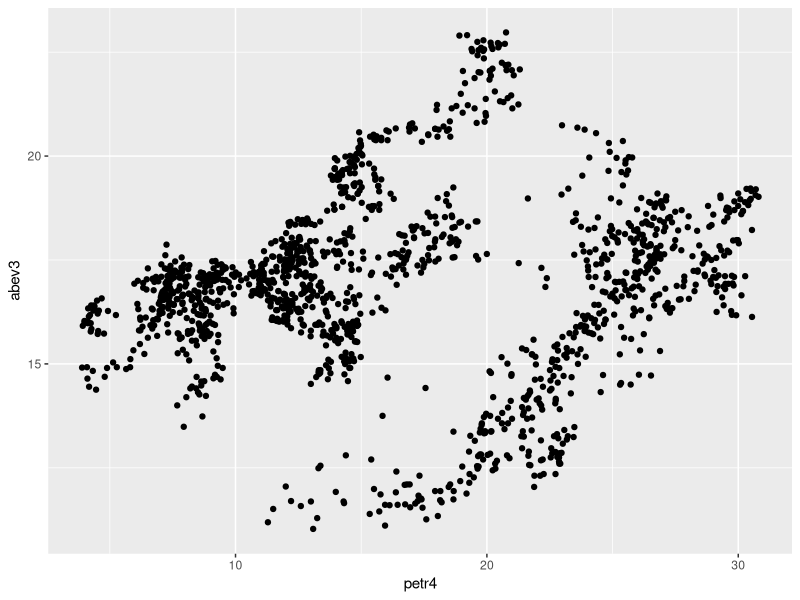
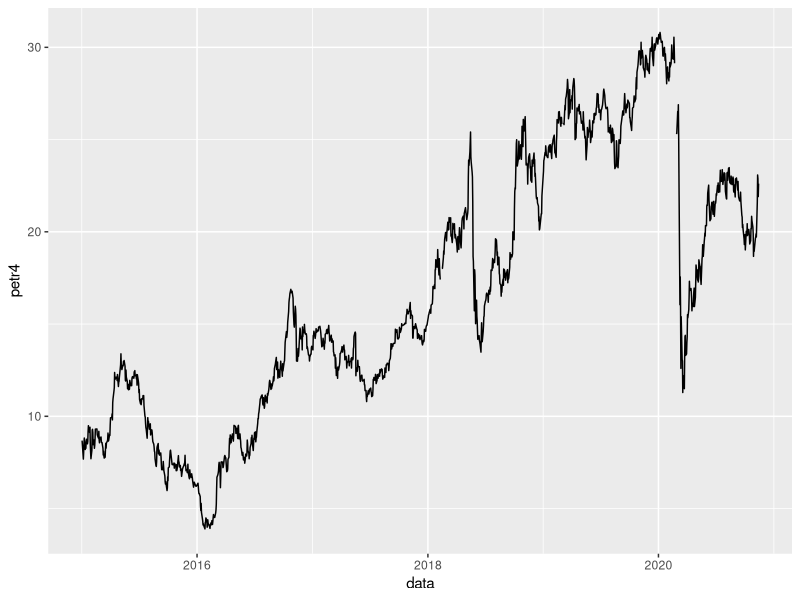
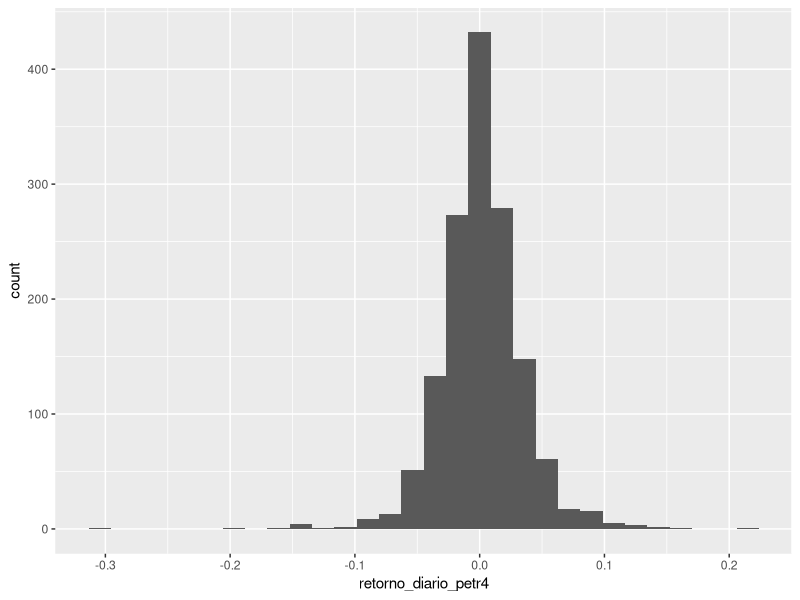

Here is the R script that generated these plots, in order: (Note: this script raises an error after producing the figures.)
## ---- chunk 1
library(tidyverse)
df <- readr::read_csv("abev3_petr4.csv")
## ---- chunk 2
ggplot(df, aes(x = petr4, y = abev3)) +
  geom_point()
## ---- chunk 3
ggplot(df, aes(x = data, y = petr4)) +
  geom_line()
## ---- chunk 4

ggplot(df, aes(x = retorno_diario_petr4)) +
  geom_histogram()


## ---- chunk 5
x <- c("2014-07-15", "2018/03/20", "2019-12-31", "20170511")
as.Date(x)
class(as.Date(x))
## ---- chunk 6
library(lubridate)
lubridate::as_date(x)
## ---- chunk 7
args(seq.Date)
## ---- chunk 8
# gerar vetor de datas separadas por mes
seq.Date(from = as_date("2020-01-01"),
         to = as_date("2020-12-01"),
         by = "1 month")

# gerar vetor de datas separadas por dia
seq.Date(from = as_date("2020-01-01"),
         to = as_date("2020-01-20"),
         by = "1 day")

# gerar vetor de datas separadas por 3 dias
seq.Date(from = as_date("2020-01-01"),
         to = as_date("2020-01-20"),
         by = "3 day")

# gerar um vetor de 7 semanas separados por 1 semana
seq.Date(from = as_date("2020-01-01"),
         length.out = 7,
         by = "1 week")

## ---- chunk 9
# observer como usamos diferentes separadores
datas_brasil <- c("01/12/2019", "20/11/2018", "30011990", "17-03-2000")
# parseando o vetor acima para Data
dmy(datas_brasil)

## ---- chunk 10
dmy_hms("30-09-2019 14:51:39")
# sem o segundo
dmy_hm("30-09-2019 14:15")
# apenas a hora
dmy_h("30-09-2019 15")
## ---- chunk 11
datas_brasil <- dmy_hms(c("01/12/2019 13:51:15", "20/11/2018 00:00:00", "30011990 080000", "17-03-2000 203000"))
datas_brasil
# extrair componentes da data:
# ano
year(datas_brasil)
# mes
month(datas_brasil)
# dia
day(datas_brasil)
# semana do ano
week(datas_brasil)
# dia da semana
wday(datas_brasil, label = TRUE)
# trimestre
quarter(datas_brasil)
# hora
hour(datas_brasil)
## ---- chunk 12
# adicionar 1 semana nas datas
datas_brasil + ddays(7)
# adicionar 3 meses
datas_brasil + ddays(90)
# adicionar 1 ano
datas_brasil + dyears(1)
## ---- chunk 13
data1 <- dmy_hms("01/09/1993 20:00:00")
data2 <- dmy_hms("24-06-2018 17:00:00")

dif <- data2 - data1
dif
## ---- chunk 14
class(dif)
## ---- chunk 15
as.numeric(dif)
## ---- chunk 16
# conveter para semanas
as.numeric(dif) / 7
# converter para meses
as.numeric(dif) / 30
# converter para anos
as.numeric(dif) / 365
## ---- chunk 17
# retornar a primeira data da semana:
floor_date(datas_brasil, "week")
# retornar a ultima data do mês
# por padrao, ceiling_date retorna a primeira data do próximo mês,
# por isso é necessario subtrair o resultado por 1
ceiling_date(datas_brasil, "month") - 1
# arredondar usando a hora como referencia
floor_date(datas_brasil, "hour")
## ---- chunk 18
a <- 9823

if(a >= 10000) {
  b <- 'VALOR ALTO'
} else if(a < 10000 & a >= 1000) {
  b <- 'VALOR MEDIO' 
} else if(a < 1000) {
  b <- 'VALOR BAIXO'
}

b
## ---- chunk 19
a <- 839
c <- ifelse(a >= 10000, 'VALOR ALTO', ifelse(a < 10000 & a >= 1000, 'VALOR MEDIO', 'VALOR BAIXO'))
c
## ---- chunk 20
for(i in c(1, 2, 3, 4, 5)) {
  print(i^2)
}
## ---- chunk 21
lista.de.arquivos <- list.files('dados/dados_loop') #lista todos os arquivos de uma pasta
is.vector(lista.de.arquivos)

for(i in lista.de.arquivos) {
  print(paste('Leia o arquivo:', i))
  #exemplo: read_delim(i, delim = "|")
}
## ---- chunk 22
for(i in 1:1000){
  if((i %% 29 == 0) & (i %% 3 == 0)){
    print(i)
  }
}
## ---- chunk 23
analisar_retorno <- function(x){
  # x é um nome qualquer que, no escopo da função, diz respeito ao objeto
  # que será passado como input
  print("Média: " )
  print(mean(x))
  print("Desvio padrão: ")
  print(sd(x))
  print("Mediana: ")
  print(median(x))
  
}
## ---- chunk 24
analisar_retorno(df$retorno_diario_petr4)
## ---- chunk 25
analisar_retorno <- function(x){
  # x é um nome qualquer que, no escopo da função, diz respeito ao objeto
  # que será passado como input
  print("Média: " )
  print(mean(x, na.rm = TRUE))
  print("Desvio padrão: ")
  print(sd(x, na.rm = TRUE))
  print("Mediana: ")
  print(median(x, na.rm = TRUE))
  
}
## ---- chunk 26
analisar_retorno(df$retorno_diario_abev3)
## ---- chunk 27
analisar_retorno(df$retorno_diario_petr4)
## ---- chunk 28
a <- c(1, 2, "c", 4)
class(a)
## ---- chunk 29
data_frame <- head(iris)
elemento_unico_inteiro <- 1
um_na <- NA
vetor_string <- letters[1:5]

minha_lista <- list(data_frame = data_frame, 
                    elemento_unico_inteiro = elemento_unico_inteiro, 
                    # este elemento abaixo não vai possuir um nome
                    um_na, 
                    vetor_string = vetor_string)

# Conferindo o output: 
minha_lista
## ---- chunk 30
minha_lista[[2]]
minha_lista$vetor_string
# o comando abaixo retorna NULL pq "um_na" não é um nome de
# nenhum elemento da lista
minha_lista$um_na
## ---- chunk 31
meu_vetor <- c(1, -3, 5, -10)
# extrair o modulo de cada elemento do vetor acima
abs(meu_vetor)
## ---- chunk 32
minha_lista <- list(1, 3, 5, 10)
abs(minha_lista)
## ---- chunk 33
library(tidyverse)
library(purrr)
map(minha_lista, abs)
## ---- chunk 34
class(minha_lista)
map(minha_lista, class)
## ---- chunk 35
# definir uma lista composta por vetores
v <- list(v1 = c(1, 3, 5), v2 = c(2, 4, 6), v3 = c(7, 8, 9))
# aplicar a raiz quadrada a todos os vetores
map(v, sqrt)
# calcular a soma dos elementos de cada vetor
map(v, sum)
## ---- chunk 36
# elevar cada elemento de cada vetor ao quadrado
map(v, function(x) x^2)
# elevar a soma dos elementos do vetor ao quadrado
map(v, function(x) sum(x)^2)
